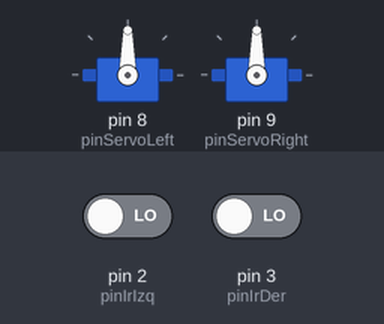
The sketch below on a simulated Arduino Uno, built with avr-gcc and run on an emulated ATmega328P. Shown: 2 × servo. The inputs (shaded band) are chosen by the test bench; at power-on: pin 2 (pinIrIzq) LOW, pin 3 (pinIrDer) LOW.

Above: at 1.2 s.
1.3 s: pin 2 (pinIrIzq) driven HIGH
At 1.6 s:
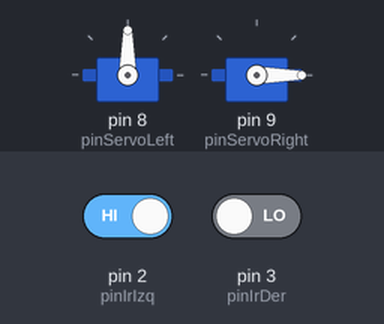
2.8 s: pin 3 (pinIrDer) driven HIGH
At 3.9 s:
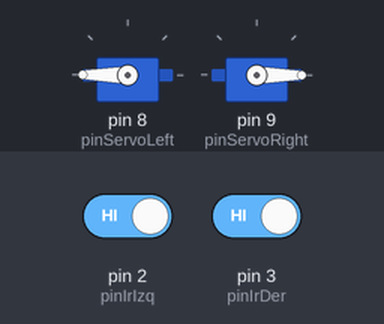
4.3 s: pin 2 (pinIrIzq) driven LOW
At 5.1 s:
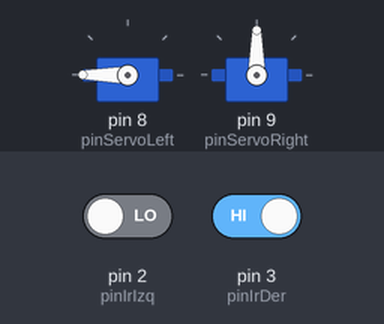
5.8 s: pin 3 (pinIrDer) driven LOW
At 6.2 s:
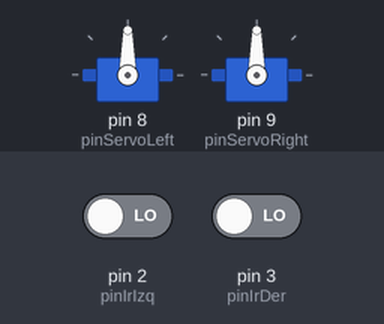
Timing chart, 0 to 8.3 s (numbered marks = the images above; inputs shaded):
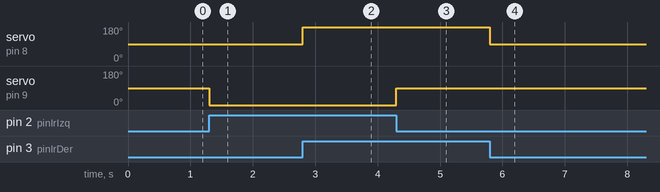

The sketch:

Ejercicio7.1.ino
```cpp
// C++ code
// GRUPO B3
// Mateo Rico Iglesias
// Chen Xin Pan Wang
// Eduardo Blanco Bielsa
#include <Servo.h>

//Motores
Servo servoLeft;
Servo servoRight;

int pinServoLeft = 8;
int pinServoRight = 9;

//Línea
int NO_LINE = LOW; // También podría ponerse 0
int LINE = HIGH; // También podría ponerse 1

//Direcciones izquierda y derecha
int pinIrDer = 3;
int pinIrIzq = 2;

void setup(){
  Serial.begin(9600); // Descomentar si queréis debuguear por consola
  pinMode(pinIrDer, INPUT);
  pinMode(pinIrIzq, INPUT);
  servoLeft.attach(pinServoLeft);
  servoRight.attach(pinServoRight);
}
void loop() {
  detectarLinea();
}

void detectarLinea(){
  if(digitalRead(pinIrIzq) == LINE && digitalRead(pinIrDer) == LINE){
    goForward();
  }else if(digitalRead(pinIrIzq) == LINE && digitalRead(pinIrDer) == NO_LINE){
    left();
  }else if(digitalRead(pinIrIzq) == NO_LINE && digitalRead(pinIrDer) == LINE){
    right();
  }else if(digitalRead(pinIrIzq) == NO_LINE && digitalRead(pinIrDer) == NO_LINE){
    stopMovement();
  }
}

void goForward(){
  // Adelante
  servoLeft.write(180); // Velocidad Máxima
  servoRight.write(0);

}

void goBackward(){
  // Atrás
  servoLeft.write(0);
  servoRight.write(180);

}

void stopMovement(){
  // Detener
  servoLeft.write(90);
  servoRight.write(90);

}

void left(){
   servoLeft.write(90);
   servoRight.write(0);

}

void right(){
   servoLeft.write(180);
   servoRight.write(90);

}
```

Measured:
- after the input at 1.3 s, servo on pin 9 (pinServoRight): 90° → 0° at once
- after the input at 2.8 s, servo on pin 8 (pinServoLeft): 90° → 180° at once
- after the input at 4.3 s, servo on pin 9 (pinServoRight): 0° → 90° at once
- after the input at 5.8 s, servo on pin 8 (pinServoLeft): 180° → 90° at once
